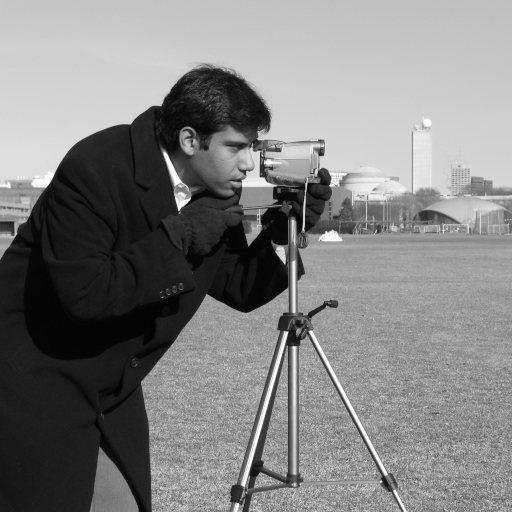
#> input picture skimage.data.camera(), 512 x 512 px
$ jupyter execute --allow-errors Step1_loading_and_manipulating_image_data.ipynb   (shell and % lines are left out)
#> lines starting #> are read from the running program, lines starting #| are printed output that depends on the picture; after the words box and inside, x2 and y2 are one past the last pixel; in counts of white or black regions, pixels touching at a corner belong together
[cell 1]
import skimage
from skimage import data

[cell 2]
import numpy as np
import matplotlib.pyplot as plt

[cell 3]
sample_image = np.random.random([300,300])
plt.imshow(sample_image)
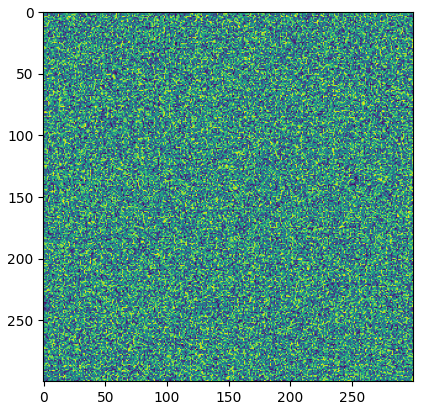
#> figure drawn by matplotlib, 1 panel

[cell 4]
# display in greyscale
plt.imshow(sample_image,
           cmap="gray",
           interpolation="nearest")
plt.xticks([])
plt.yticks([])
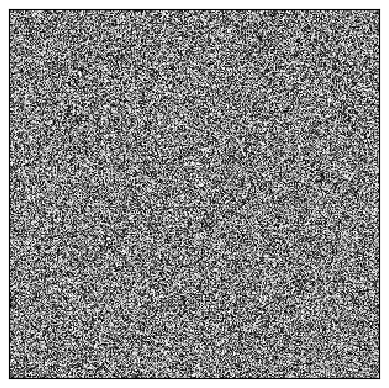
#> figure drawn by matplotlib, 1 panel

[cell 5]
# display in spectral color map
plt.imshow(sample_image,
           cmap="Spectral",
           interpolation="nearest")
plt.xticks([])
plt.yticks([])
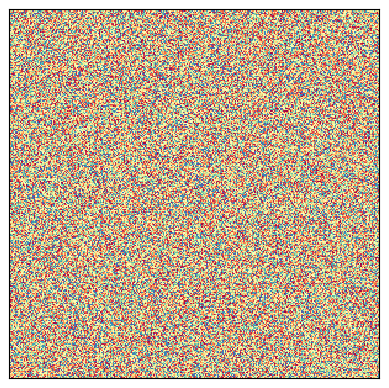
#> figure drawn by matplotlib, 1 panel

[cell 6]
camera=data.camera()
#> camera is the input picture: shape (512, 512); min 0, max 255, mean 129.1

[cell 7]
plt.figure(figsize=(8,6))
plt.imshow(camera)

[cell 8]
# read an image from a local folder
tree = skimage.io.imread("./images/tree.jpeg",as_gray=True)
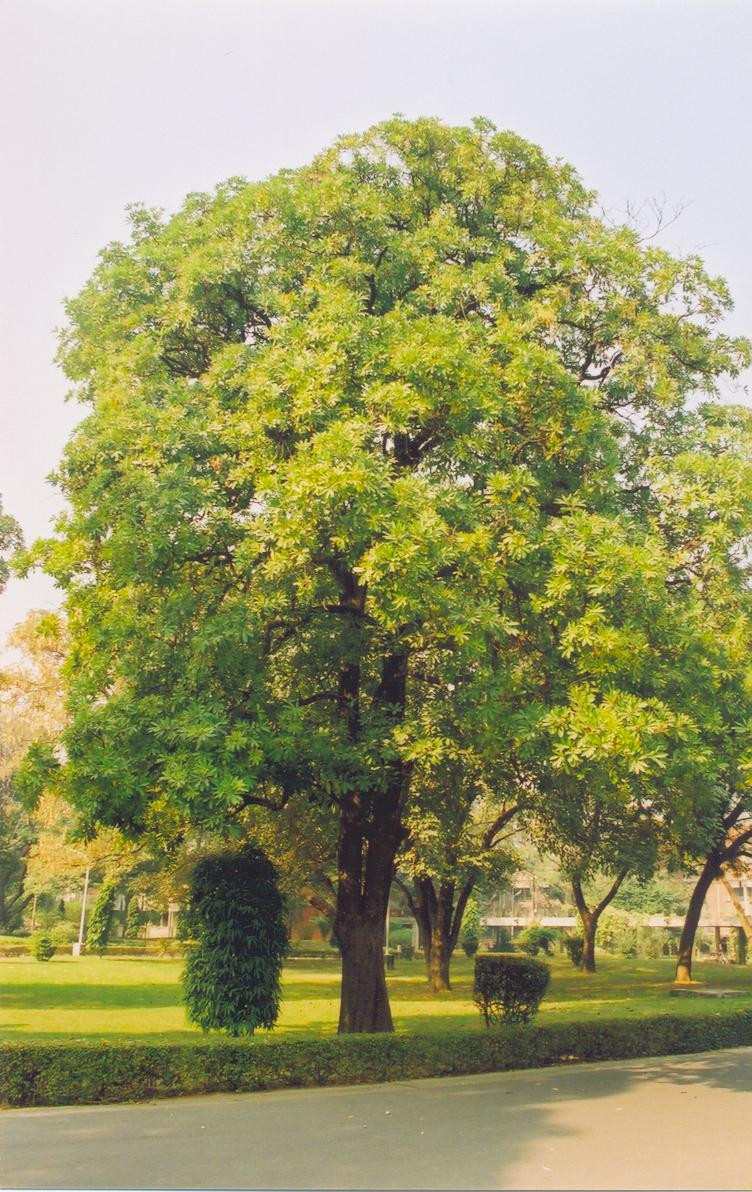
#> input picture images/tree.jpeg, 752 x 1192 px
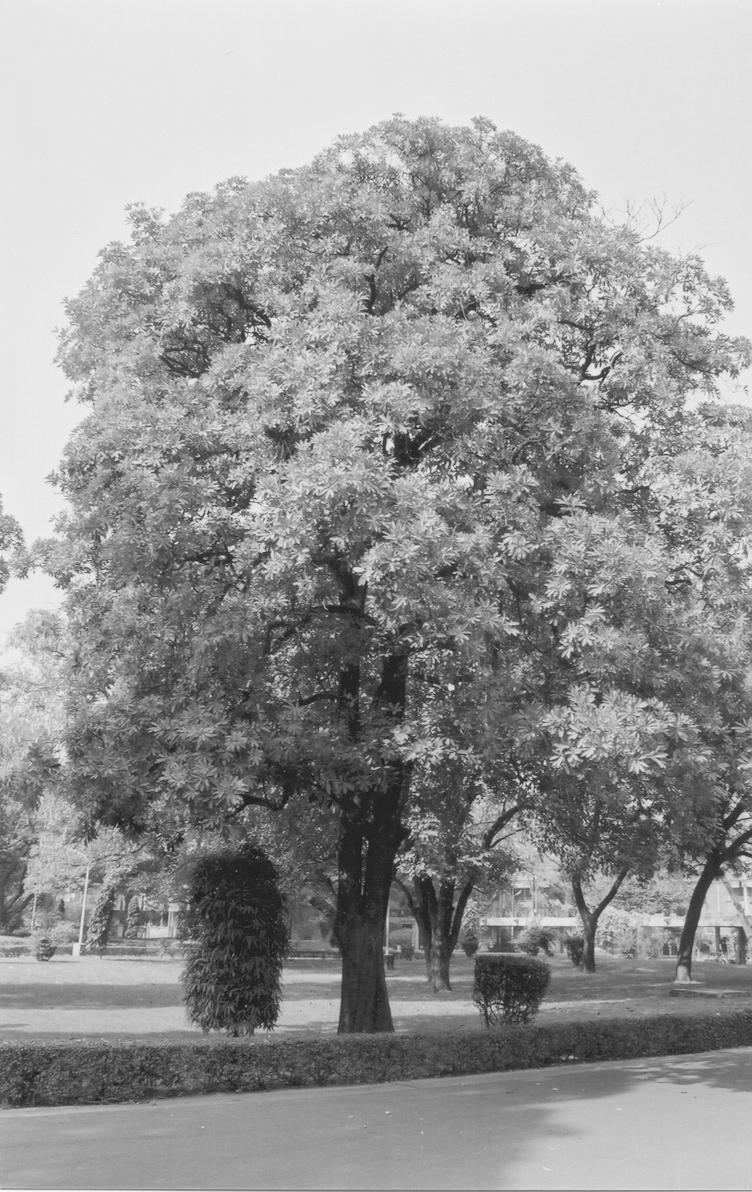
#> tree: shape (1192, 752) float64; min 0.0795, max 0.987, mean 0.589
plt.imshow(tree)

[cell 9]
tree.shape
#> Out = (1192, 752)

[cell 10]
plt.imshow(tree,cmap="gray")

[cell 11]
tree_copy = tree.copy()
tree_copy[100,200]

# update a pixel in the photo matrix
tree_copy[100,200] = 0
#> tree_copy: shape (1192, 752) float64; under 0.01% of pixels changed, all inside (x1, y1, x2, y2) = (200, 100, 201, 101)

[cell 12]
# manipute image using mask - this turns all pixels with colors in the original picture into white
mask = tree_copy < 0.5
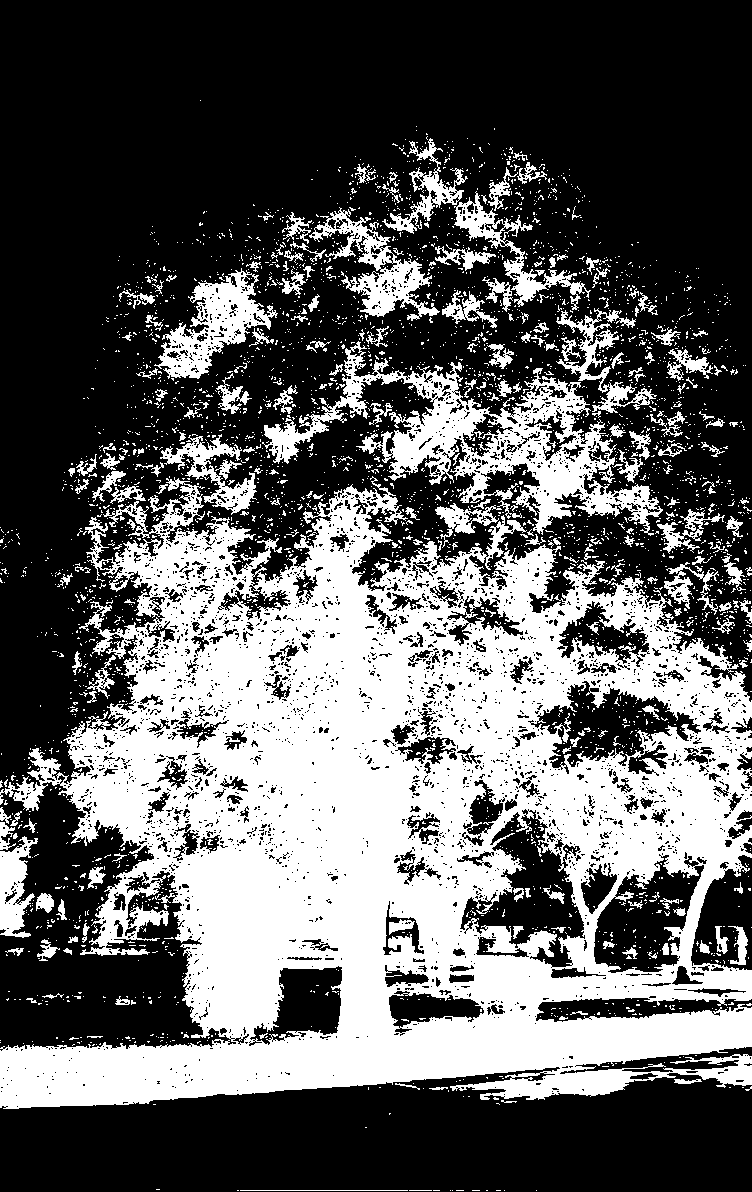
#> mask: shape (1192, 752) bool; 37.2% white; 3387 white regions (3146 under 20 px), largest, box (x1, y1, x2, y2) and area: (0, 476, 752, 1109) 262196, (262, 341, 663, 536) 20053, (154, 268, 278, 379) 5159
tree_copy[mask] = 255
plt.figure(figsize=(8,6))
plt.imshow(tree_copy,cmap="gray")

[cell 13]
# a different mask which shows the tree in black
tree_copy = tree.copy()
mask = tree_copy < 0.5
tree_copy[mask] = 0
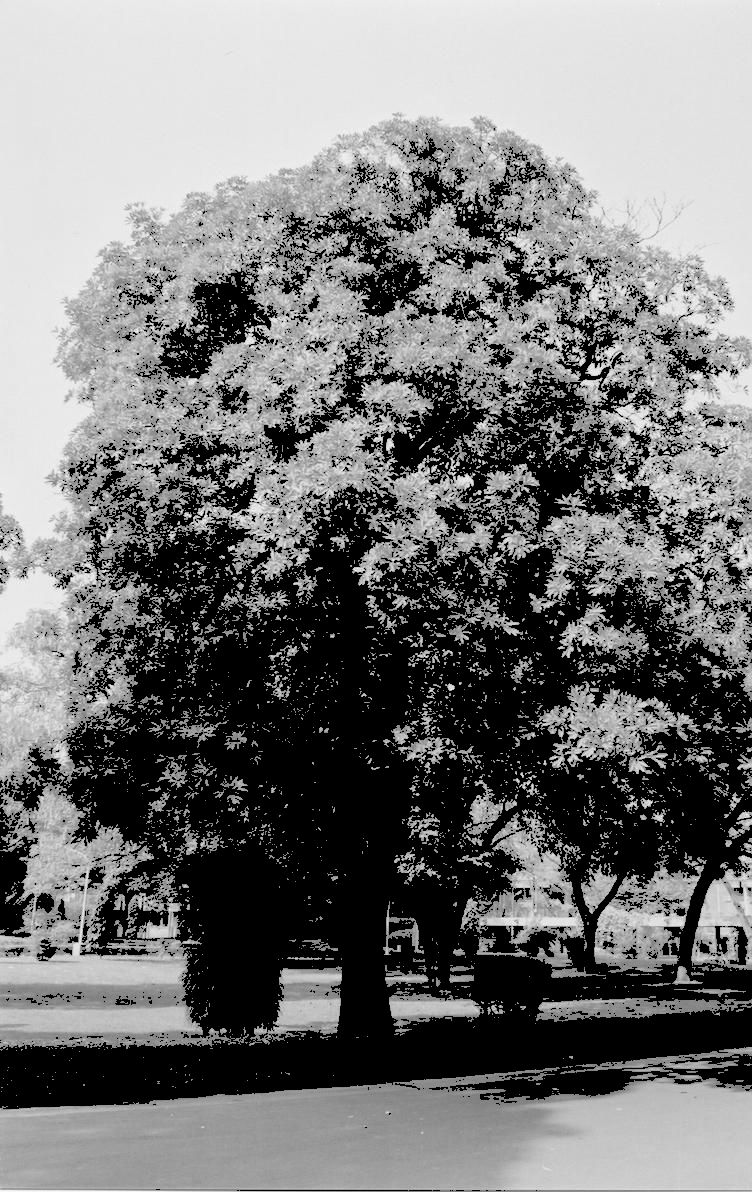
#> tree_copy: shape (1192, 752) float64; min 0, max 0.987, mean 0.461
plt.figure(figsize=(8,6))
plt.imshow(tree_copy,cmap="gray")

### Masking

#> (a cell that did not finish here is left out)

#> (a cell that did not finish here is left out)

#> (a cell that did not finish here is left out)

### Zoom into a particular portion of the image

#> (a cell that did not finish here is left out)

[cell 18]
many_trees = np.array([tree.copy(),tree.copy(),tree.copy(),tree.copy()])
many_trees.shape
#> Out = (4, 1192, 752)
# this returns (batch_size,height, width)

### Block views and pooling operations

[cell 19]
import numpy as np
import matplotlib.pyplot as plt
import skimage.io
from skimage import color
from skimage.util import view_as_blocks

three_cats = skimage.io.imread("/images/three_cats.jpg")
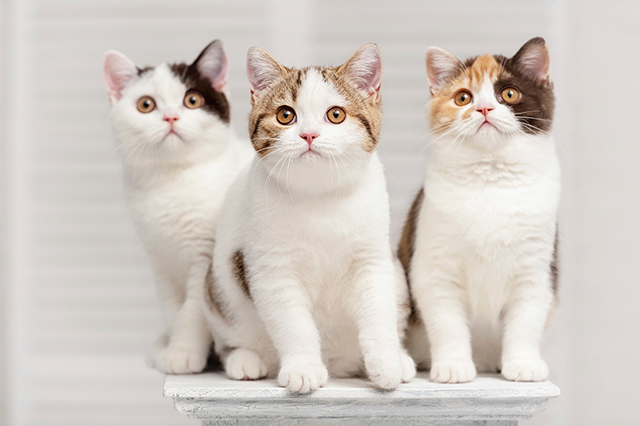
#> input picture images/three_cats.jpg, 640 x 426 px, found by its file name
#> three_cats is the input picture: shape (426, 640, 3); mean R, G, B 210, 202.3, 195.8
